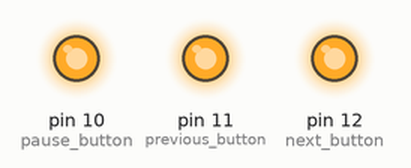
Simulated run of this sketch. Board: Arduino Uno, built with avr-gcc and run on an emulated ATmega328P. Parts: output pins drawn as LEDs (lit = HIGH). EEPROM starts erased.

Above: at 96.3 s.
Timing chart, 0 to 101.4 s (numbered marks = the images above):
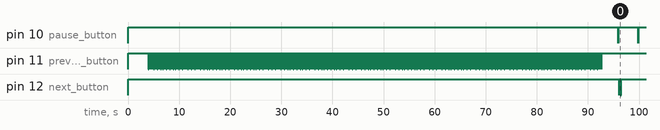

Measured:
- by itself, pin 10 (pause_button): alternates HIGH for 3.9 s and LOW for 0.05 s, 4 changes in all, then stays HIGH
- by itself, pin 12 (next_button): alternates HIGH for 0.30 s and LOW for 0.05 s, 4 changes in all, then stays HIGH

The sketch:

Mp3_chip_with_eeprom.ino
```cpp
#include <EEPROM.h>
int temp;
unsigned long first_song_length  = 3000;//50000;
unsigned long second_song_length = 3000;//110000;
unsigned long third_song_length  = 3000;//60000;
int button_press_delay=150;
int button_press_length=50;
int p=0;
void setup()
{
  pinMode(10,OUTPUT);// pause button
  pinMode(11,OUTPUT);//previous button
  pinMode(12,OUTPUT);// next button

  initialise();
  Serial.begin(9600);
  delay(4000);
  if(EEPROM.read(1)==1)
  {
  repeat(200);
  play_first_once();
  }
 else
 {
  play_first_once();
 }
}

void loop()
{
  if(p==0)
  {
  play_third_once();
  p=1;
  }
//loop_second(second_song_length);
}


void play_first_once()
{
temp=EEPROM.read(1);

  while(temp>1)
  {
  press_previous();
  temp--;
  EEPROM.write(1,temp);
  delay( button_press_delay);
  }

EEPROM.write(1,1);

//Serial.println("Playing first song");

play_once(first_song_length);
}

void play_third_once()
{
temp=EEPROM.read(1);
  while(temp<3)
  {
  press_next();
  temp++;
  EEPROM.write(1,temp);
  delay( button_press_delay);
  }

EEPROM.write(1,3);

//Serial.println("Playing third song");

play_once(third_song_length);
}

void loop_second(unsigned long length)
{
  temp=EEPROM.read(1);
  if(temp==1)
   {
    press_next();
    EEPROM.write(1,2);
    delay(length);
   }
  else if(temp==3)
   {
    press_previous();
    EEPROM.write(1,2);
    delay(length);
    }
  else if(temp==2)
  {
   //Serial.println("Playing second song");
   repeat(length);
  }
}

void play_once(unsigned long length)
{
  delay(length);
  press_play();
}

void repeat(unsigned long dly)
{
 press_previous();
 delay(300);
 press_next();
 delay(dly);
}

void initialise()
{
 digitalWrite(10,HIGH);
 digitalWrite(11,HIGH);
 digitalWrite(12,HIGH);
}

void press_next()
{
 digitalWrite(12,LOW);
 delay(button_press_length);
 digitalWrite(12,HIGH);
 delay( button_press_delay);
}

void press_previous()
{
 digitalWrite(11,LOW);
 delay(button_press_length);
 digitalWrite(11,HIGH);
 delay( button_press_delay);
}

void press_play()
{
 digitalWrite(10,LOW);
 delay(button_press_length);
 digitalWrite(10,HIGH);
 delay( button_press_delay);
}
```
